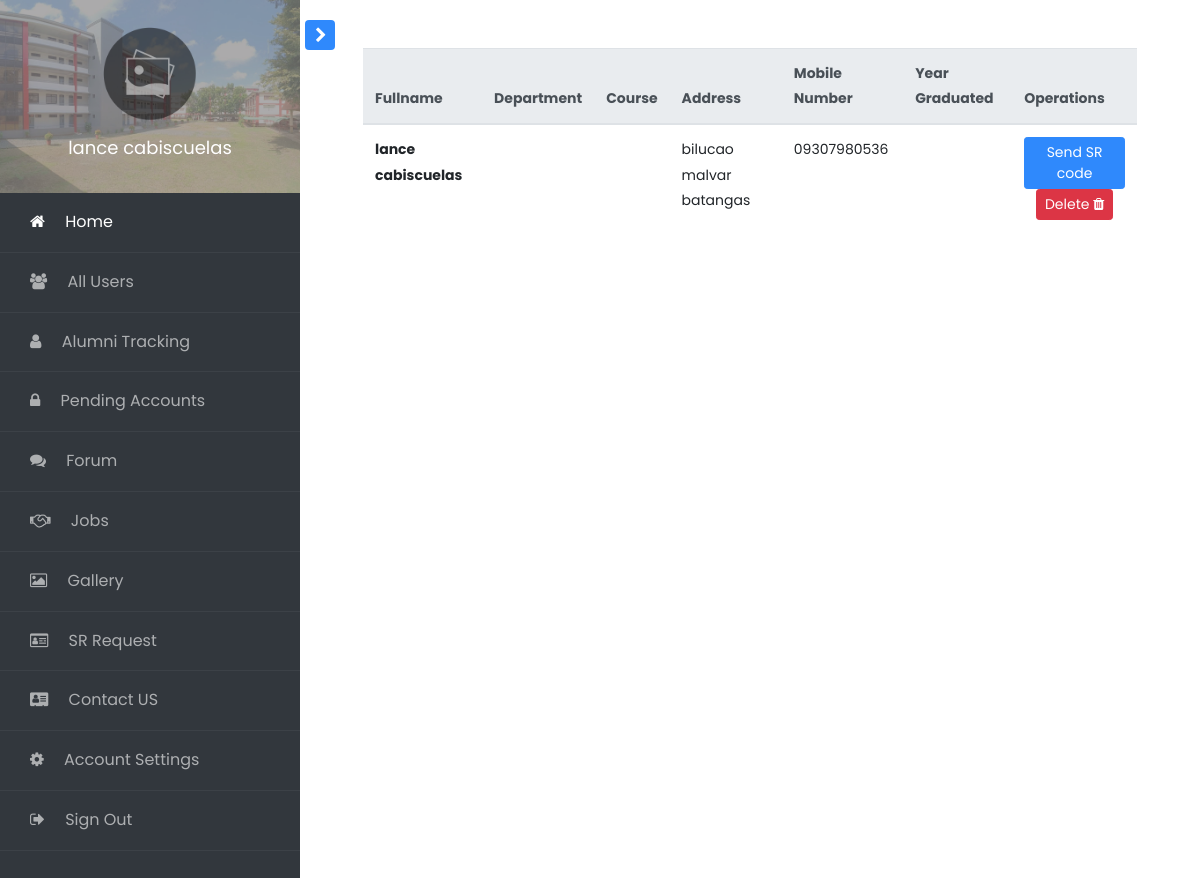
/access/admin/index.php?page=srrequest (signed in), run on an earlier commit of the app's database.
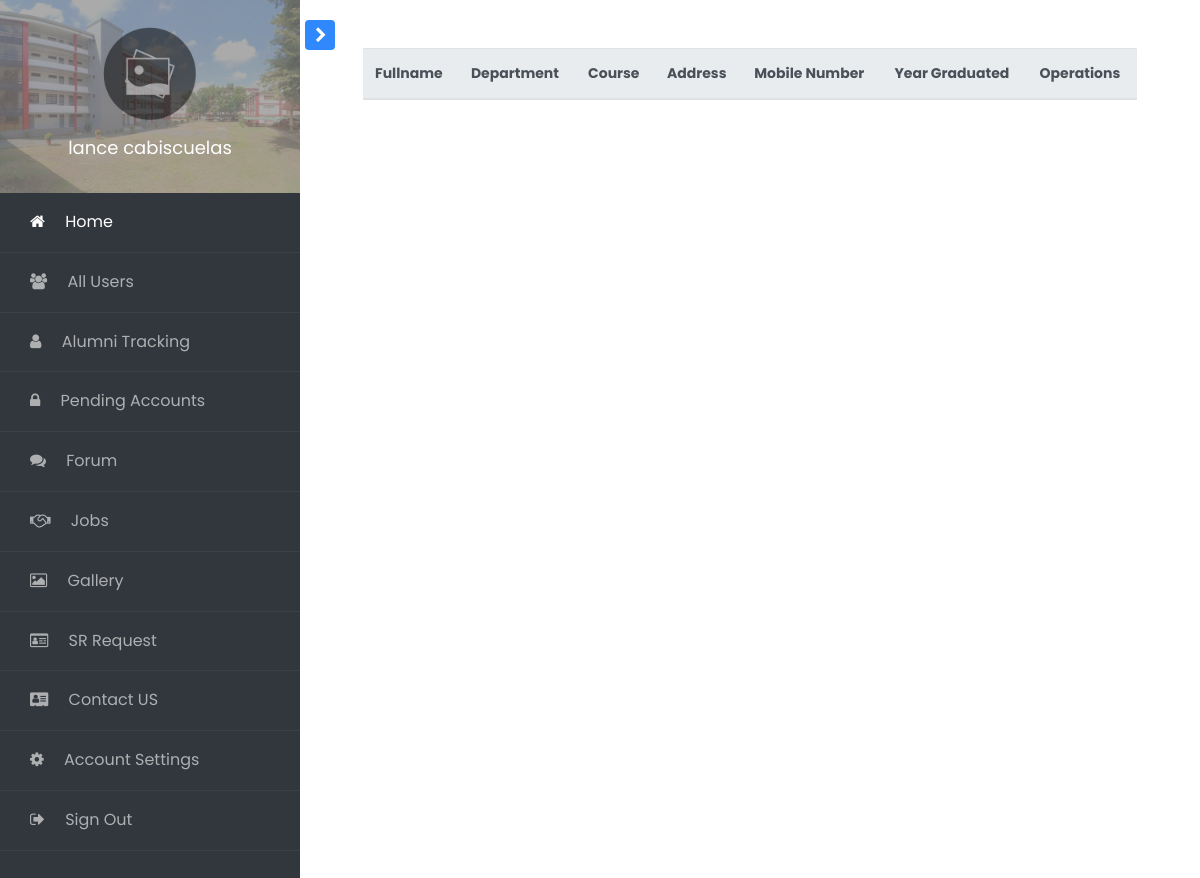
And on a later commit of the database.
### tables this page shows
CREATE TABLE `sr_request` (
  `id` int(11) NOT NULL,
  `name` varchar(50) NOT NULL,
  `lastname` varchar(50) NOT NULL,
  `middlename` varchar(50) NOT NULL,
  `email` varchar(50) NOT NULL,
  `address` varchar(50) NOT NULL,
  `mobile_no` varchar(50) NOT NULL,
  `department` varchar(50) NOT NULL,
  `course` varchar(50) NOT NULL,
  `date_request` varchar(50) NOT NULL
);

### methods/mysqliConnection.php (called while the page is built, shortened)
<?php
class Database{
	public function __construct(){
		$this->conn = mysqli_connect("localhost", "root", "", "bsu_alumni");
	}
}
?>

### access/admin/pages/srrequest.php (the view, shortened to what this page needs)
<?php
$sql = $database->conn->query("SELECT * FROM sr_request ORDER BY id DESC");
?>
<div class="container">
  <table class="table" id="alluser_table">
    <thead class="thead-light">
      <tr>
        <th scope="col">Fullname</th>
        <th scope="col">Department</th>
        <th scope="col">Course</th>
        <th scope="col">Address</th>
        <th scope="col">Mobile Number</th>
        <th scope="col">Year Graduated</th>
        <th scope="col">Operations</th>
      </tr>
    </thead>
    <tbody>
      <?php while($row = $sql->fetch_array()): ?>
          <tr id="sr_<?php echo $row['id']; ?>">
          <th scope="row"><?php echo $row["name"]. " " .$row["lastname"]; ?></th>
          <td><?php echo $row["department"]; ?></td>
          <td><?php echo $row["course"]; ?></td>
          <td><?php echo $row["address"]; ?></td>
          <td><?php echo $row["mobile_no"]; ?></td>
          <td><?php echo $row["year_graduated"]; ?></td>
          <td>
            <center>
              <button class="btn btn-primary btn-sm" onclick="modalForSrForm(<?php echo $row['id'] ?>)">Send SR code</button>
              <button class="btn btn-danger btn-sm">Delete <i class="fa fa-trash" aria-hidden="true"></i></button>
            </center>
          </td>
          </tr>
      <?php endwhile; ?>
    </tbody>
  </table>
</div>

What changed in the data, as far as the page shows it:
removed sr_request: name "lance", lastname "cabiscuelas", address "bilucao malvar batangas", mobile_no "09307980536"
